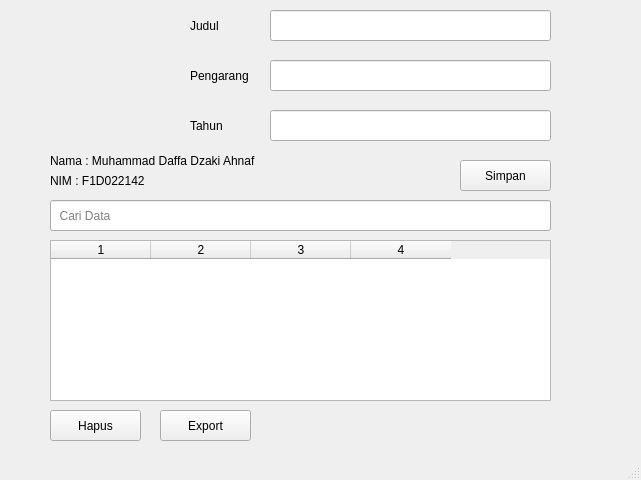
<?xml version="1.0" encoding="UTF-8"?>
<ui version="4.0">
 <class>MainWindow</class>
 <widget class="QMainWindow" name="MainWindow">
  <property name="geometry">
   <rect>
    <x>0</x>
    <y>0</y>
    <width>641</width>
    <height>480</height>
   </rect>
  </property>
  <property name="windowTitle">
   <string>MainWindow</string>
  </property>
  <widget class="QWidget" name="centralwidget">
   <widget class="QLineEdit" name="judul">
    <property name="geometry">
     <rect>
      <x>270</x>
      <y>10</y>
      <width>281</width>
      <height>31</height>
     </rect>
    </property>
   </widget>
   <widget class="QLabel" name="label">
    <property name="geometry">
     <rect>
      <x>190</x>
      <y>10</y>
      <width>61</width>
      <height>31</height>
     </rect>
    </property>
    <property name="text">
     <string>Judul</string>
    </property>
   </widget>
   <widget class="QLabel" name="label_2">
    <property name="geometry">
     <rect>
      <x>190</x>
      <y>60</y>
      <width>61</width>
      <height>31</height>
     </rect>
    </property>
    <property name="text">
     <string>Pengarang</string>
    </property>
   </widget>
   <widget class="QLabel" name="label_3">
    <property name="geometry">
     <rect>
      <x>190</x>
      <y>110</y>
      <width>61</width>
      <height>31</height>
     </rect>
    </property>
    <property name="text">
     <string>Tahun</string>
    </property>
   </widget>
   <widget class="QLineEdit" name="pengarang">
    <property name="geometry">
     <rect>
      <x>270</x>
      <y>60</y>
      <width>281</width>
      <height>31</height>
     </rect>
    </property>
   </widget>
   <widget class="QLineEdit" name="tahun">
    <property name="geometry">
     <rect>
      <x>270</x>
      <y>110</y>
      <width>281</width>
      <height>31</height>
     </rect>
    </property>
   </widget>
   <widget class="QPushButton" name="simpan">
    <property name="geometry">
     <rect>
      <x>460</x>
      <y>160</y>
      <width>91</width>
      <height>31</height>
     </rect>
    </property>
    <property name="text">
     <string>Simpan</string>
    </property>
   </widget>
   <widget class="QLineEdit" name="pencarian">
    <property name="geometry">
     <rect>
      <x>50</x>
      <y>200</y>
      <width>501</width>
      <height>31</height>
     </rect>
    </property>
    <property name="placeholderText">
     <string>  Cari Data</string>
    </property>
   </widget>
   <widget class="QTableWidget" name="tabel">
    <property name="geometry">
     <rect>
      <x>50</x>
      <y>240</y>
      <width>501</width>
      <height>161</height>
     </rect>
    </property>
    <property name="rowCount">
     <number>0</number>
    </property>
    <property name="columnCount">
     <number>4</number>
    </property>
    <attribute name="horizontalHeaderVisible">
     <bool>true</bool>
    </attribute>
    <attribute name="horizontalHeaderCascadingSectionResizes">
     <bool>false</bool>
    </attribute>
    <attribute name="verticalHeaderShowSortIndicator" stdset="0">
     <bool>false</bool>
    </attribute>
    <column/>
    <column/>
    <column/>
    <column/>
   </widget>
   <widget class="QPushButton" name="hapus">
    <property name="geometry">
     <rect>
      <x>50</x>
      <y>410</y>
      <width>91</width>
      <height>31</height>
     </rect>
    </property>
    <property name="text">
     <string>Hapus</string>
    </property>
   </widget>
   <widget class="QPushButton" name="exportCSV">
    <property name="geometry">
     <rect>
      <x>160</x>
      <y>410</y>
      <width>91</width>
      <height>31</height>
     </rect>
    </property>
    <property name="text">
     <string>Export</string>
    </property>
   </widget>
   <widget class="QLabel" name="label_4">
    <property name="geometry">
     <rect>
      <x>50</x>
      <y>150</y>
      <width>261</width>
      <height>21</height>
     </rect>
    </property>
    <property name="text">
     <string>Nama : Muhammad Daffa Dzaki Ahnaf</string>
    </property>
   </widget>
   <widget class="QLabel" name="label_5">
    <property name="geometry">
     <rect>
      <x>50</x>
      <y>170</y>
      <width>261</width>
      <height>21</height>
     </rect>
    </property>
    <property name="text">
     <string>NIM : F1D022142</string>
    </property>
   </widget>
  </widget>
  <widget class="QMenuBar" name="menubar">
   <property name="geometry">
    <rect>
     <x>0</x>
     <y>0</y>
     <width>641</width>
     <height>18</height>
    </rect>
   </property>
  </widget>
  <widget class="QStatusBar" name="statusbar"/>
 </widget>
 <resources/>
 <connections/>
</ui>
